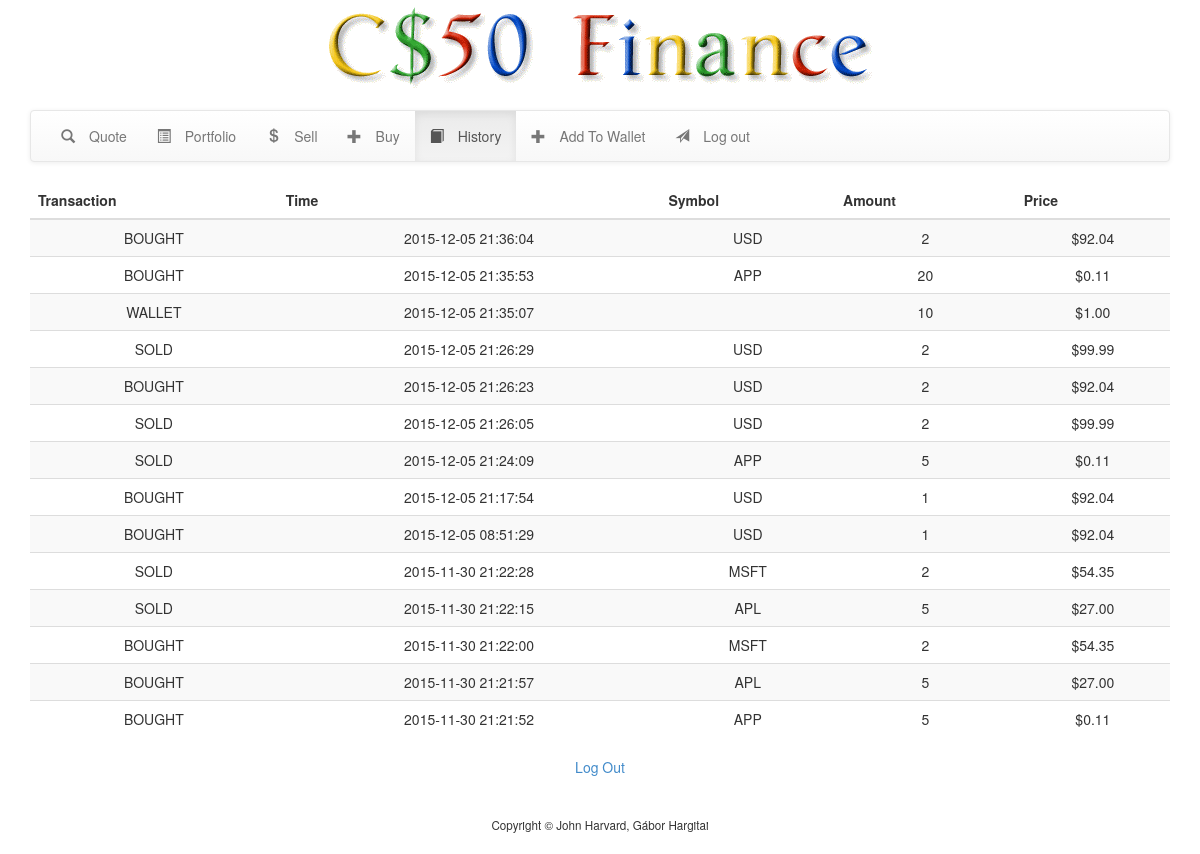
Page /history.php (signed in) on the committed database.
### tables this page shows
CREATE TABLE `stocks` (
  `id` int(10) unsigned NOT NULL AUTO_INCREMENT,
  `state` enum('B','S','X','W') NOT NULL,
  `user_id` int(10) unsigned NOT NULL,
  `symbol` varchar(5) NOT NULL,
  `amount` int(10) unsigned NOT NULL,
  `price` float unsigned NOT NULL,
  `time` timestamp NOT NULL DEFAULT CURRENT_TIMESTAMP,
  PRIMARY KEY (`id`),
  KEY `user_id` (`user_id`),
  CONSTRAINT `user_id_constraint` FOREIGN KEY (`user_id`) REFERENCES `users` (`id`)
);

### public/history.php (called while the page is built, shortened)
<?php
	$list = query("SELECT state, time, symbol, amount, convert(price, decimal(4,2)) as price
					FROM stocks
					WHERE user_id = ?
					ORDER BY time DESC", $_SESSION["id"]);
    render("history.php", ["title" => "History", "list" => $list]);
?>

### templates/history.php (the view, shortened to what this page needs)
<div>
	<table class="table table-striped">
    <thead>
      <tr>
      	<th>Transaction</th>
        <th>Time</th>
        <th>Symbol</th>
        <th>Amount</th>
        <th>Price</th>
      </tr>
    </thead>
	    <tbody>
		<?php
			foreach ($list as $item) {
				echo '<tr>';
				echo '<td>';
				switch ($item["state"]) {
					case 'B':
						echo 'BOUGHT';
						break;
					case 'S':
						echo 'SOLD';
						break;
					case 'X':
						echo 'BOUGHT';
						break;
					case 'W':
						echo 'WALLET';
						break;
				}
				echo '</td>';
				echo '<td>'.$item["time"].'</td>';
				echo '<td>'.strtoupper($item["symbol"]).'</td>';
				echo '<td>'.$item["amount"].'</td>';
				echo '<td>$'.$item["price"].'</td>';
				echo '</tr>';
			}
		?>
		</tbody>
	</table>
</div>
<div>
    <a href="logout.php">Log Out</a>
</div>

### includes/functions.php (shortened to what this page needs)
<?php
    function query()
    {
        $sql = func_get_arg(0);
        $parameters = array_slice(func_get_args(), 1);
        static $handle;
        if (!isset($handle))
        {
            try
            {
                $handle = new PDO("mysql:dbname=" . DATABASE . ";host=" . SERVER, USERNAME, PASSWORD);
                $handle->setAttribute(PDO::ATTR_EMULATE_PREPARES, false);
            }
            catch (Exception $e)
            {
                trigger_error($e->getMessage(), E_USER_ERROR);
                exit;
            }
        }
        $statement = $handle->prepare($sql);
        $results = $statement->execute($parameters);
        if ($results !== false)
        {
            return $statement->fetchAll(PDO::FETCH_ASSOC);
        }
        else
        {
            return false;
        }
    }
    function render($template, $values = [])
    {
        if (file_exists("../templates/$template"))
        {
            extract($values);
            require("../templates/header.php");
            require("../templates/$template");
            require("../templates/footer.php");
        }
        else
        {
            trigger_error("Invalid template: $template", E_USER_ERROR);
        }
    }
?>

### templates/header.php (shortened to what this page needs)
<!DOCTYPE html>
<html>
    <head>
        <link href="/css/bootstrap.min.css" rel="stylesheet"/>
        <link href="/css/bootstrap-theme.min.css" rel="stylesheet"/>
        <link href="/css/styles.css" rel="stylesheet"/>
    </head>
    <body>
        <div class="container">
            <div id="top">
                    <a href="/"><img alt="C$50 Finance" src="/img/logo.gif"/></a>
            </div>
                <nav class="navbar navbar-default">
                    <div class="container-fluid">
                        <ul class="nav navbar-nav">
                            <li role="presentation" <?php if (isset($title) && $title == "Quote") echo 'class="active"'; ?>><a href="quote.php"><span class="glyphicon glyphicon-search" aria-hidden="true">&nbsp;</span>Quote</a></li>
                            <li role="presentation" <?php if (isset($title) && $title == "Portfolio") echo 'class="active"'; ?>><a href="/"><span class="glyphicon glyphicon-list-alt" aria-hidden="true">&nbsp;</span>Portfolio</a></li>
                            <li role="presentation" <?php if (isset($title) && $title == "Sell") echo 'class="active"'; ?>><a href="sell.php"><span class="glyphicon glyphicon-usd" aria-hidden="true">&nbsp;</span>Sell</a></li>
                            <li role="presentation" <?php if (isset($title) && $title == "Buy") echo 'class="active"'; ?>><a href="buy.php"><span class="glyphicon glyphicon-plus" aria-hidden="true">&nbsp;</span>Buy</a></li>
                            <li role="presentation" <?php if (isset($title) && $title == "History") echo 'class="active"'; ?>><a href="history.php"><span class="glyphicon glyphicon-book" aria-hidden="true">&nbsp;</span>History</a></li>
                            <li role="presentation" <?php if (isset($title) && $title == "Add To Wallet") echo 'class="active"'; ?>><a href="add.php"><span class="glyphicon glyphicon-plus" aria-hidden="true">&nbsp;</span>Add To Wallet</a></li>
                            <li role="presentation"><a href="logout.php"><span class="glyphicon glyphicon-send" aria-hidden="true">&nbsp;</span>Log out</a></li>
                        </ul>
                    </div>
                </nav>
            <div id="middle">

### templates/footer.php
            </div>
            <br/>
            <div id="bottom">
               Copyright &#169; John Harvard, Gábor Hargitai
            </div>
        </div>
    </body>
</html>

### public/css/styles.css (style rules this page uses)
.container { margin-left: auto; margin-right: auto; text-align: center; }
#bottom { font-size: smaller; margin: 20px; text-align: center; }

### rows in the picture
stocks: state "BOUGHT", time "2015-12-05 21:36:04", symbol "USD", amount "2", price "92.04"
stocks: state "BOUGHT", time "2015-12-05 21:35:53", symbol "APP", amount "20", price "0.11"
stocks: state "WALLET", time "2015-12-05 21:35:07", amount "10", price "1.00"
stocks: state "SOLD", time "2015-12-05 21:26:29", symbol "USD", amount "2", price "99.99"
stocks: state "BOUGHT", time "2015-12-05 21:26:23", symbol "USD", amount "2", price "92.04"
stocks: state "SOLD", time "2015-12-05 21:26:05", symbol "USD", amount "2", price "99.99"
stocks: state "SOLD", time "2015-12-05 21:24:09", symbol "APP", amount "5", price "0.11"
stocks: state "BOUGHT", time "2015-12-05 21:17:54", symbol "USD", amount "1", price "92.04"
stocks: state "BOUGHT", time "2015-12-05 08:51:29", symbol "USD", amount "1", price "92.04"
stocks: state "SOLD", time "2015-11-30 21:22:28", symbol "MSFT", amount "2", price "54.35"
stocks: state "SOLD", time "2015-11-30 21:22:15", symbol "APL", amount "5", price "27.00"
stocks: state "BOUGHT", time "2015-11-30 21:22:00", symbol "MSFT", amount "2", price "54.35"
stocks: state "BOUGHT", time "2015-11-30 21:21:57", symbol "APL", amount "5", price "27.00"
stocks: state "BOUGHT", time "2015-11-30 21:21:52", symbol "APP", amount "5", price "0.11"
